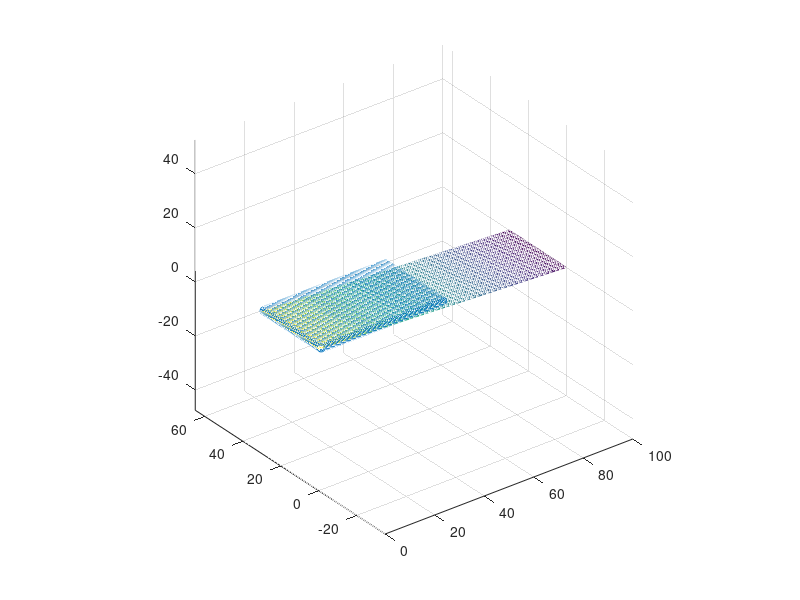

This chart was generated by the following MATLAB code:

clear all;
close all;
clc;

neley = 60;
nelex = 200;

##hx = 0.5;
##hy = 0.5;

y = linspace (0, 30,neley+1);
x = linspace (0, 100, nelex+1);


hx = 100/nelex;
hy = 30/neley;

[X, Y] = meshgrid (x, y);

Z = 5 - 0.05 * X;
Z(Z < 0) = 0;


##h = 0*Z;
Ymin = 0; Ymax = 30; Xmin = 0; Xmax = 100;
##select = (Y>=Ymin & Y<=Ymax & X >=Xmin & X <= Xmax);
####
##h(select)= 5 - Z(select);
##h(h < 0) = 0;
####
##surf (X, Y, Z)
##hold all
##surf (X, Y, Z+h)
##axis equal


DX = .5; DY = .5;
[xp, yp] = meshgrid (Xmin:DX:Xmax, Ymin:DY:Ymax);

%hp = interp2 (X, Y, h, xp, yp, 'spline');
hp = 5.*ones(size(xp));
hp(xp<1 | xp > 50) = 0;
hp = hp(:);
xp = xp(:);
yp = yp(:);

hzero = find (hp <= 0.001);
hp(hzero) = [];
xp(hzero) = [];
yp(hzero) = [];

immagine_out = uint16(Z);
%imwrite (immagine_out, "sfondo.tif")

%%%%%%%%%%%%%%%%%%%%%%%%%%%%%%%%%%%%%%%%%%%%%%%%%%%%%%%%%%%%%%%%%%%%%%%%%%%%%



Zz        = double (Z);
[gx, gy]  = gradient (Zz, hx, hy);

Z    = Zz(:);
dZdx = gx(:);
dZdy = gy(:);


figure()
mesh(X,Y,Zz)
axis equal
hold on
scatter3(xp(:),yp(:),hp(:))


%% Constants
g     = 9.81;
xi    = 200;
vis   = 50;
ty    = 2000;
T     = 8;

%% Material point quantities initialization
nmp   = numel(xp);
rhosy = 1000.0;
Msys  = sum (hp*DX*DY*rhosy);
Mp    = Msys/nmp * ones(nmp, 1);
Vp    = Mp./rhosy;
Ap    = Vp./hp;
vp    = zeros (nmp,2);
BINGHAM = 0.0;
FRICTION = 0.0;
CFL = 0.2;
BC_FLAG = 1.0;
eq_level = 0.0;
momp  = zeros (nmp,2);

Fb(:,1) = zeros (nmp,1);
Fb(:,2) = zeros (nmp,1);

%%
DATA = struct (
	   "x", xp, ...
	   "y", yp, ...
	   "Mp", Mp, ...
	   "Ap", Ap, ...
	   "vpx", vp(:,1), ...
	   "vpy", vp(:,2), ...
	   "Nex", nelex, ...
	   "Ney", neley, ...
	   "hx", hx, ...
	   "hy", hy, ...
	   "hp", hp, ...
	   "mom_px", momp(:,1), ...
	   "mom_py", momp(:,2), ...
	   "g", g, ...
	   "T", T, ...
	   "xi", xi, ...
	   "vis", vis, ...
	   "ty", ty, ...
	   "rho", rhosy, ...
	   "Vp", Vp, ...
	   "Z", Z, ...
	   "dZdx", dZdx, ...
	   "dZdy", dZdy, ...
     "BINGHAM_ON", BINGHAM, ...
     "FRICTION_ON", FRICTION, ...
     "CFL", CFL, ...
     "BC_FLAG",BC_FLAG, ...
	 "eq_level", eq_level
	 );
% --- Scrittura manuale del DATA.json ---
function v2j (fid, name, x, last)
  if isscalar(x) && ~ischar(x)
    fprintf(fid, '"%s": %.17g', name, x);
  elseif ischar(x)
    fprintf(fid, '"%s": "%s"', name, x);
  else
    x = x(:);
    fprintf(fid, '"%s": [', name);
    fprintf(fid, '%.17g', x(1));
    for k = 2:numel(x)
      fprintf(fid, ',%.17g', x(k));
    endfor
    fprintf(fid, ']');
  endif
  if (~last)
    fprintf(fid, ',\n');
  else
    fprintf(fid, '\n');
  endif
endfunction

FID = fopen("DATA.json","w");
fprintf(FID, "{\n");
v2j(FID, "x",          xp,         false);
v2j(FID, "y",          yp,         false);
v2j(FID, "Mp",         Mp,         false);
v2j(FID, "Ap",         Ap,         false);
v2j(FID, "vpx",        vp(:,1),    false);
v2j(FID, "vpy",        vp(:,2),    false);
v2j(FID, "Nex",        nelex,      false);
v2j(FID, "Ney",        neley,      false);
v2j(FID, "hx",         hx,         false);
v2j(FID, "hy",         hy,         false);
v2j(FID, "hp",         hp,         false);
v2j(FID, "mom_px",     momp(:,1),  false);
v2j(FID, "mom_py",     momp(:,2),  false);
v2j(FID, "g",          g,          false);
v2j(FID, "T",          T,          false);
v2j(FID, "xi",         xi,         false);
v2j(FID, "rho",        rhosy,      false);
v2j(FID, "Vp",         Vp,         false);
v2j(FID, "Z",          Z,          false);
v2j(FID, "dZdx",       dZdx,       false);
v2j(FID, "dZdy",       dZdy,       false);
v2j(FID, "BINGHAM_ON", BINGHAM,    false);
v2j(FID, "FRICTION_ON",FRICTION,   false);
v2j(FID, "CFL",        CFL,        false);
v2j(FID, "eq_level",eq_level,           false); 
v2j(FID, "BC_FLAG",    BC_FLAG,    true);
fprintf(FID, "}\n");
fclose(FID);
disp("DATA.json scritto correttamente");
